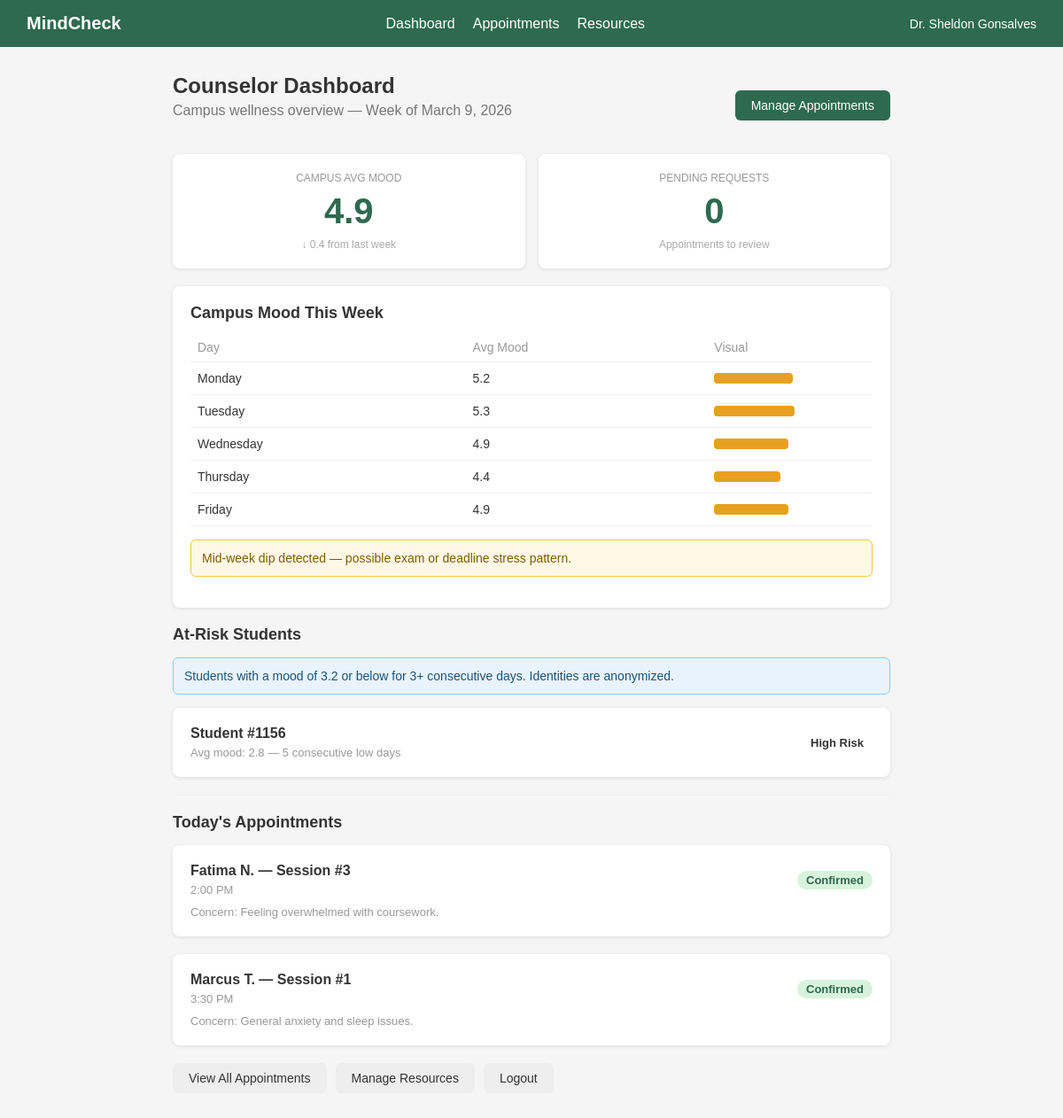
The app's page /counselor/dashboard (signed in) with its own data.
### tables this page shows
CREATE TABLE appointments (
            id INTEGER PRIMARY KEY AUTOINCREMENT,
            student_name TEXT NOT NULL,
            counselor_id INTEGER NOT NULL,
            appt_date TEXT NOT NULL,
            appt_time TEXT NOT NULL,
            concern TEXT,
            status TEXT DEFAULT 'Pending',
            session_number INTEGER DEFAULT 1
        );

### app.py (the view)
@app.route('/counselor/dashboard')
def counselor_dashboard_page():
    if 'counselor_id' not in session:
        return redirect(url_for('counselor_login_page'))
    data = counselor_service.get_dashboard_data(session['counselor_id'])
    return render_template('counselor-dashboard.html',
        counselor_name=session['counselor_name'],
        overall_avg=data['overall_avg'],
        pending_count=data['pending_count'],
        at_risk=data['at_risk'],
        mood_data=data['mood_data'],
        todays_appts=data['todays_appts']
    )

### counselor_service.py (called while the page is built)
def get_connection():
    conn = sqlite3.connect(DATABASE)
    conn.row_factory = sqlite3.Row
    return conn

### templates/counselor-dashboard.html (shortened to what this page needs)
<!DOCTYPE html>
<html lang="en">
<head>
    <link rel="stylesheet" href="/static/css/styles.css">
</head>
<body>
<nav>
    <a href="/counselor/dashboard" class="logo">MindCheck</a>
    <ul>
        <li><a href="/counselor/dashboard">Dashboard</a></li>
        <li><a href="/counselor/appointments">Appointments</a></li>
        <li><a href="/counselor/resources">Resources</a></li>
    </ul>
    <span class="user">{{ counselor_name }}</span>
</nav>
<div class="container">
    <div style="display: flex; justify-content: space-between; align-items: center; margin-bottom: 20px;">
        <div>
            <h1>Counselor Dashboard</h1>
            <p class="subtitle">Campus wellness overview — Week of March 9, 2026</p>
        </div>
        <a href="/counselor/appointments" class="btn btn-green">Manage Appointments</a>
    </div>
    <div class="two-col">
        <div class="stat-box">
            <div class="label">Campus Avg Mood</div>
            <div class="number">{{ overall_avg }}</div>
            <div class="note">↓ 0.4 from last week</div>
        </div>
        <div class="stat-box">
            <div class="label">Pending Requests</div>
            <div class="number">{{ pending_count }}</div>
            <div class="note">Appointments to review</div>
        </div>
    </div>
    <div class="card">
        <h2>Campus Mood This Week</h2>
        <table style="margin-top: 10px;">
            <tr>
                <th>Day</th>
                <th>Avg Mood</th>
                <th>Visual</th>
            </tr>
            {% for row in mood_data %}
            <tr>
                <td>{{ row.day }}</td>
                <td>{{ row.avg }}</td>
                <td>
                    <div style="width: {{ (row.avg / 10 * 100) | int }}%; height: 12px; background: {% if row.avg >= 6.0 %}#2d6a4f{% else %}#e8a020{% endif %}; border-radius: 4px;"></div>
                </td>
            </tr>
            {% endfor %}
        </table>
        <div class="alert alert-yellow" style="margin-top: 15px;">
            Mid-week dip detected — possible exam or deadline stress pattern.
        </div>
    </div>
    <h2 style="margin-bottom: 15px;">At-Risk Students</h2>
    <div class="alert alert-blue">
        Students with a mood of 3.2 or below for 3+ consecutive days. Identities are anonymized.
    </div>
    {% for student in at_risk %}
    <div class="card">
        <div style="display: flex; justify-content: space-between; align-items: center;">
            <div>
                <p><strong>Student {{ student.student_anon_id }}</strong></p>
                <p class="text-muted" style="margin-top: 5px;">Avg mood: {{ student.avg_mood }} — {{ student.days }} consecutive low days</p>
            </div>
            <span class="badge badge-red">High Risk</span>
        </div>
    </div>
    {% endfor %}
    <hr class="divider">
    <h2 style="margin-bottom: 15px;">Today's Appointments</h2>
    {% for appt in todays_appts %}
    <div class="card">
        <div style="display: flex; justify-content: space-between; align-items: center;">
            <div>
                <p><strong>{{ appt.student_name }} — Session #{{ appt.session_number }}</strong></p>
                <p class="text-muted" style="margin-top: 5px;">{{ appt.appt_time }}</p>
            </div>
            <span class="badge badge-green">Confirmed</span>
        </div>
        <p class="text-muted" style="margin-top: 10px;">Concern: {{ appt.concern }}</p>
    </div>
    {% endfor %}
    <div style="display: flex; gap: 10px; margin-top: 10px;">
        <a href="/counselor/appointments" class="btn btn-gray">View All Appointments</a>
        <a href="/counselor/resources" class="btn btn-gray">Manage Resources</a>
        <a href="/counselor/logout" class="btn btn-gray">Logout</a>
    </div>
</div>
</body>
</html>

### static/css/styles.css (style rules this page uses)
* { margin: 0; padding: 0; box-sizing: border-box; }
body { font-family: Arial, sans-serif; background-color: #f5f5f5; color: #333; }
nav { background-color: #2d6a4f; padding: 15px 30px; display: flex; justify-content: space-between; align-items: center; }
nav a.logo { color: white; font-size: 20px; font-weight: bold; text-decoration: none; }
nav ul { list-style: none; display: flex; gap: 20px; }
nav ul a { color: white; text-decoration: none; }
nav .user { color: white; font-size: 14px; }
.container { max-width: 850px; margin: 30px auto; padding: 0 20px; }
h1 { font-size: 24px; margin-bottom: 5px; }
h2 { font-size: 18px; margin-bottom: 12px; }
.subtitle { color: #777; margin-bottom: 20px; }
.card { background: white; border-radius: 8px; padding: 20px; margin-bottom: 20px; box-shadow: 0 1px 4px rgba(0,0,0,0.1); }
.two-col { display: grid; grid-template-columns: 1fr 1fr; gap: 15px; margin-bottom: 20px; }
.stat-box { background: white; border-radius: 8px; padding: 20px; text-align: center; box-shadow: 0 1px 4px rgba(0,0,0,0.1); }
.stat-box .label { font-size: 12px; color: #999; text-transform: uppercase; }
.stat-box .number { font-size: 40px; font-weight: bold; color: #2d6a4f; margin: 8px 0; }
.stat-box .note { font-size: 12px; color: #aaa; }
.btn { display: inline-block; padding: 9px 18px; border-radius: 6px; font-size: 14px; cursor: pointer; border: none; text-decoration: none; font-family: Arial, sans-serif; }
.btn-green { background-color: #2d6a4f; color: white; }
.btn-gray { background-color: #eee; color: #333; }
.alert { padding: 12px; border-radius: 6px; font-size: 14px; margin-bottom: 15px; }
.alert-yellow { background: #fff8e6; border: 1px solid #f4c542; color: #7c5c00; }
.alert-blue { background: #e8f4fd; border: 1px solid #90cdf4; color: #1a5276; }
table { width: 100%; border-collapse: collapse; font-size: 14px; }
th { text-align: left; padding: 8px; color: #999; border-bottom: 1px solid #eee; font-weight: normal; }
td { padding: 10px 8px; border-bottom: 1px solid #f0f0f0; }
.badge { display: inline-block; padding: 3px 10px; border-radius: 20px; font-size: 13px; font-weight: bold; }
.badge-green { background: #d8f3dc; color: #2d6a4f; }
.text-muted { color: #999; font-size: 13px; }
.divider { border: none; border-top: 1px solid #eee; margin: 20px 0; }

### records on screen
appointments: student_name "Fatima N.", session_number "3", appt_time "2:00 PM", concern "Feeling overwhelmed with coursework."
appointments: student_name "Marcus T.", session_number "1", appt_time "3:30 PM", concern "General anxiety and sleep issues."

### other values on screen
{{ counselor_name }} "Dr. Sheldon Gonsalves"
{{ overall_avg }} "4.9"
{{ pending_count }} "0"
{{ row.day }} "Monday" "Tuesday" "Wednesday" "Thursday" "Friday"
{{ row.avg }} "5.2" "5.3" "4.9" "4.4" "4.9"
{{ student.student_anon_id }} "#1156"
{{ student.avg_mood }} "2.8"
{{ student.days }} "5"
